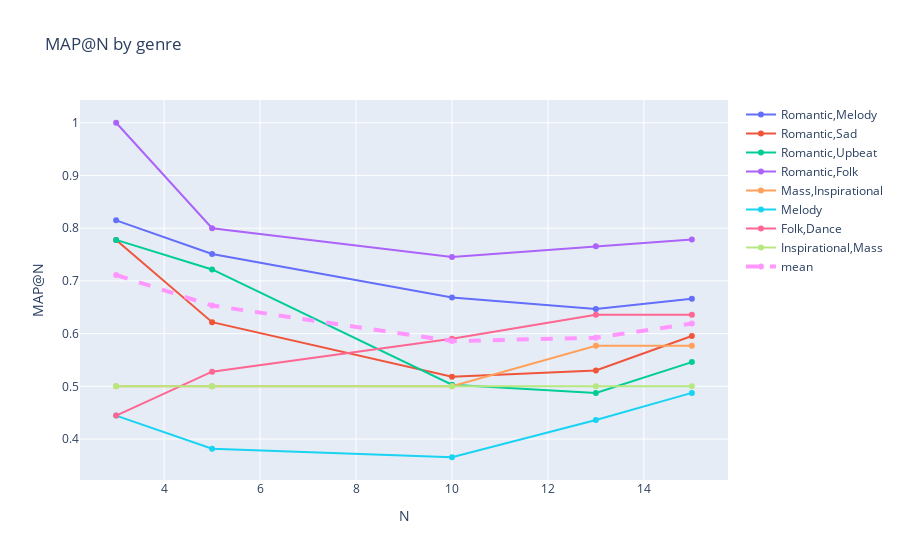

Source (notebook cell):
### Markdown cell above
### Step 11: Compute mAP@N for each genre and for the whole dataset

### Code cell
numeric_columns = [f'@{N}' for N in N_range]

mAP_by_genre = df.groupby('genre')[numeric_columns].mean()
mAP_dataset = df[numeric_columns].mean().to_frame().rename(columns={0: 'mAP'})

print('Mean average precision for each genre: ')
print(mAP_by_genre)
print('Mean average precision for entire dataset: ')
print(mAP_dataset)

fig = go.Figure()
for genre in df['genre'].unique():
    fig.add_trace(go.Scatter(y=mAP_by_genre.loc[genre], x=N_range, mode='lines+markers', name=genre))
fig.add_trace(go.Scatter(y=mAP_dataset['mAP'], x=N_range, mode='lines+markers', name='mean', line=dict(width=4, dash='dash')))

fig.update_layout(title='MAP@N by genre', xaxis_title='N', yaxis_title='MAP@N')
fig.show()

### Figure 1 — Plotly figure (JSON) as saved in the notebook; plotly's stock layout.template omitted (floating-point values rounded to 4 significant figures)
{"data": [{"mode": "lines+markers", "name": "Romantic,Melody", "type": "scatter", "x": [3, 5, 10, 13, 15], "y": [0.8148, 0.7511, 0.6685, 0.6468, 0.6663]}, {"mode": "lines+markers", "name": "Romantic,Sad", "type": "scatter", "x": [3, 5, 10, 13, 15], "y": [0.7778, 0.6217, 0.5182, 0.5299, 0.5955]}, {"mode": "lines+markers", "name": "Romantic,Upbeat", "type": "scatter", "x": [3, 5, 10, 13, 15], "y": [0.7778, 0.7217, 0.5031, 0.4872, 0.546]}, {"mode": "lines+markers", "name": "Romantic,Folk", "type": "scatter", "x": [3, 5, 10, 13, 15], "y": [1, 0.8, 0.7454, 0.7655, 0.7784]}, {"mode": "lines+markers", "name": "Mass,Inspirational", "type": "scatter", "x": [3, 5, 10, 13, 15], "y": [0.5, 0.5, 0.5, 0.5769, 0.5769]}, {"mode": "lines+markers", "name": "Melody", "type": "scatter", "x": [3, 5, 10, 13, 15], "y": [0.4444, 0.3817, 0.3654, 0.436, 0.4875]}, {"mode": "lines+markers", "name": "Folk,Dance", "type": "scatter", "x": [3, 5, 10, 13, 15], "y": [0.4444, 0.5278, 0.5903, 0.6357, 0.6357]}, {"mode": "lines+markers", "name": "Inspirational,Mass", "type": "scatter", "x": [3, 5, 10, 13, 15], "y": [0.5, 0.5, 0.5, 0.5, 0.5]}, {"line": {"dash": "dash", "width": 4}, "mode": "lines+markers", "name": "mean", "type": "scatter", "x": [3, 5, 10, 13, 15], "y": [0.7111, 0.6533, 0.5858, 0.5921, 0.6191]}], "layout": {"title": {"text": "MAP@N by genre"}, "xaxis": {"title": {"text": "N"}}, "yaxis": {"title": {"text": "MAP@N"}}}}
